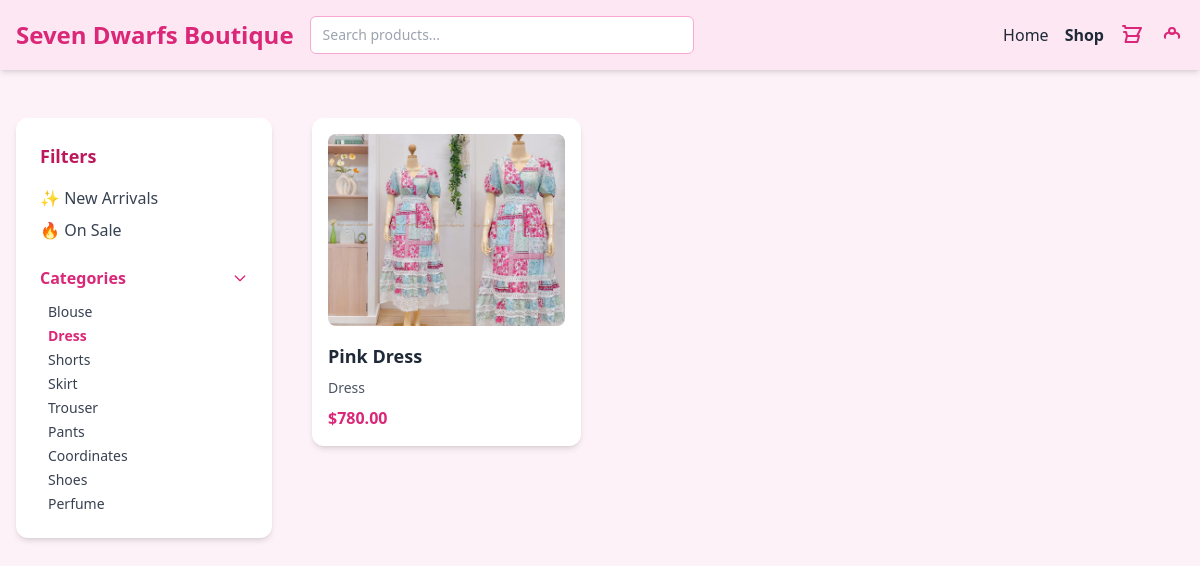
/customerside/shop.php?category=Dress, run on an earlier commit of the app's database.
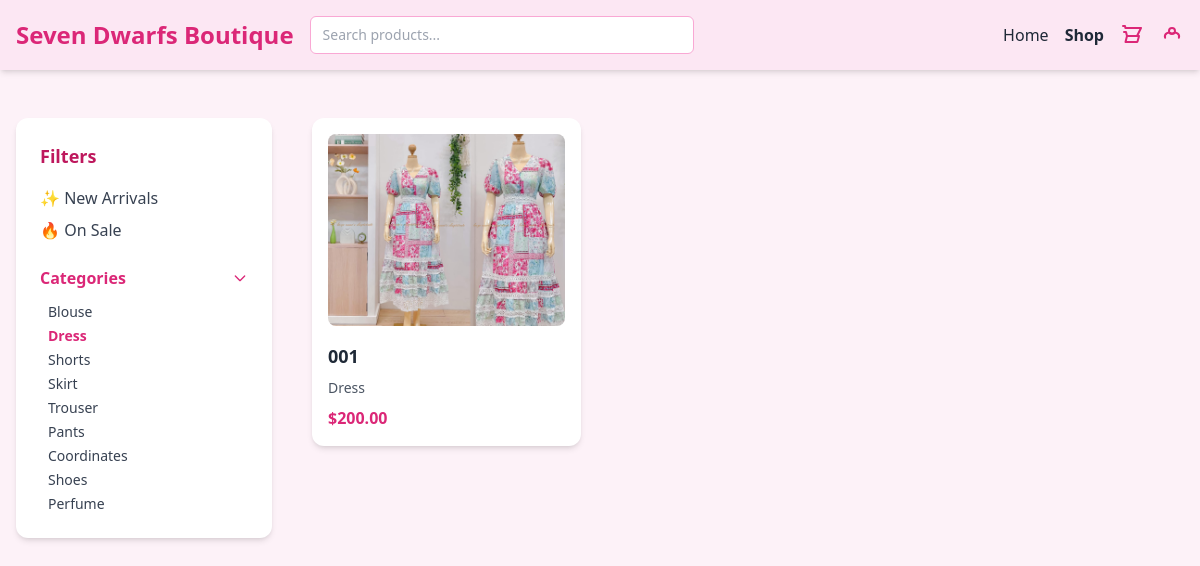
And on a later commit of the database.
### tables this page shows
CREATE TABLE `products` (
  `product_id` int(11) NOT NULL,
  `product_name` varchar(255) DEFAULT NULL,
  `description` text DEFAULT NULL,
  `price_id` int(11) DEFAULT NULL,
  `stocks` int(11) DEFAULT NULL,
  `category_id` int(11) DEFAULT NULL,
  `image_url` varchar(255) DEFAULT NULL,
  `created_at` timestamp NOT NULL DEFAULT current_timestamp(),
  `supplier_id` int(11) DEFAULT NULL
);

CREATE TABLE `categories` (
  `category_id` int(11) NOT NULL,
  `category_name` varchar(100) NOT NULL
);

### customerside/shop.php (the view, shortened to what the changed rows need)
<?php
$conn = new mysqli("localhost", "root", "", "dbms");
$selectedCategory = isset($_GET['category']) ? $_GET['category'] : null;
$sort = isset($_GET['sort']) ? $_GET['sort'] : 'latest';
$sql = "SELECT p.product_name, p.description, p.price_id AS price, p.image_url, c.category_name, p.product_id
        FROM products p
        JOIN categories c ON p.category_id = c.category_id
        WHERE p.stocks > 0";
if ($selectedCategory) {
  $sql .= " AND c.category_name = '" . $conn->real_escape_string($selectedCategory) . "'";
}
switch ($sort) {
  default:
    $sql .= " ORDER BY p.product_id DESC";
}
$result = $conn->query($sql);
?>
<!DOCTYPE html>
<html lang="en">
<head>
  <script src="https://cdn.tailwindcss.com"></script>
</head>
<body class="bg-pink-50 text-gray-800" x-data="{ showLogin: false, showSignup: false, cartCount: 0 }" @keydown.escape.window="showLogin = false; showSignup = false">
  <nav class="bg-pink-100 shadow-md">
    <div class="max-w-7xl mx-auto px-4 py-4 flex flex-wrap items-center justify-between gap-4">
      <div class="flex flex-1 items-center gap-4">
        <h1 class="text-2xl font-bold text-pink-600 whitespace-nowrap">Seven Dwarfs Boutique</h1>
      </div>
    </div>
  </nav>
  <section class="max-w-7xl mx-auto px-4 py-12 flex gap-10">
    <div class="flex-1">
      <div class="grid grid-cols-1 sm:grid-cols-2 md:grid-cols-3 gap-8">
        <?php if ($result->num_rows > 0): ?>
          <?php while($row = $result->fetch_assoc()): ?>
            <div class="bg-white rounded-xl shadow-md p-4 transform transition-transform duration-300 hover:scale-105 hover:-translate-y-2 hover:shadow-lg relative"
                 x-data="{ addedToCart: false }"
                 x-init="addedToCart = false">
              <?php
                $price = number_format($row['price'], 2);
                $productName = htmlspecialchars($row['product_name']);
                $productImage = $row['image_url'];
                $productId = $row['product_id'];
              ?>
              <a href="product_detail.php?product_id=<?= $productId ?>" class="block">
                <img src="<?= $productImage ?>" alt="<?= $productName ?>" class="w-full h-48 object-cover rounded-lg mb-4">
                <h4 class="text-lg font-semibold"><?= $productName ?></h4>
                <p class="text-sm text-gray-600 mt-2"><?= htmlspecialchars($row['category_name']) ?></p>
                <p class="font-semibold text-pink-600 mt-2">$<?= $price ?></p>
              </a>
            </div>
          <?php endwhile; ?>
        <?php else: ?>
          <p>No products found</p>
        <?php endif; ?>
      </div>
    </div>
  </section>
</body>
</html>

What changed in the data, as far as the page shows it:
removed products: image_url (picture), product_name "Pink Dress", category.category_name "Dress", price "780.00"
added products: image_url (picture), product_name "001", category.category_name "Dress", price "200.00"
